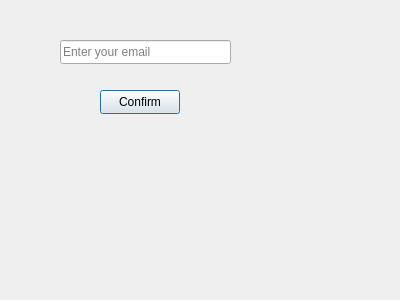
<?xml version="1.0" encoding="UTF-8"?>
<ui version="4.0">
 <class>passwordreset</class>
 <widget class="QDialog" name="passwordreset">
  <property name="geometry">
   <rect>
    <x>0</x>
    <y>0</y>
    <width>400</width>
    <height>300</height>
   </rect>
  </property>
  <property name="windowTitle">
   <string>Dialog</string>
  </property>
  <widget class="QLineEdit" name="lineEdit">
   <property name="geometry">
    <rect>
     <x>60</x>
     <y>40</y>
     <width>171</width>
     <height>24</height>
    </rect>
   </property>
   <property name="placeholderText">
    <string>Enter your email</string>
   </property>
  </widget>
  <widget class="QPushButton" name="pushButton">
   <property name="geometry">
    <rect>
     <x>100</x>
     <y>90</y>
     <width>80</width>
     <height>24</height>
    </rect>
   </property>
   <property name="text">
    <string>Confirm</string>
   </property>
  </widget>
 </widget>
 <resources/>
 <connections/>
</ui>
